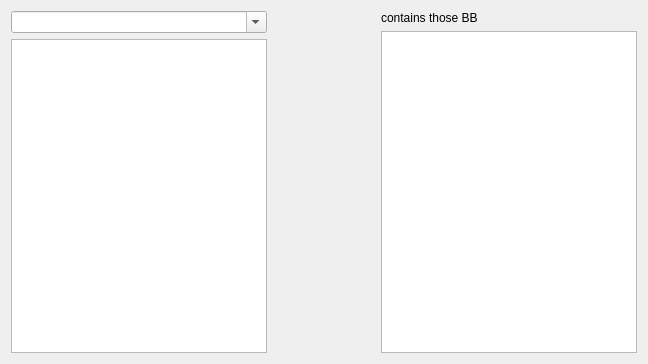
<?xml version="1.0" encoding="UTF-8"?>
<ui version="4.0">
 <class>BuildingBlockMgrDlg</class>
 <widget class="QDialog" name="BuildingBlockMgrDlg">
  <property name="geometry">
   <rect>
    <x>0</x>
    <y>0</y>
    <width>648</width>
    <height>364</height>
   </rect>
  </property>
  <property name="windowTitle">
   <string>Dialog</string>
  </property>
  <layout class="QHBoxLayout" name="horizontalLayout">
   <item>
    <layout class="QVBoxLayout" name="verticalLayout_2">
     <item>
      <widget class="QComboBox" name="comboBuildingBlocks">
       <property name="editable">
        <bool>true</bool>
       </property>
       <property name="insertPolicy">
        <enum>QComboBox::InsertAtCurrent</enum>
       </property>
       <property name="duplicatesEnabled">
        <bool>true</bool>
       </property>
      </widget>
     </item>
     <item>
      <widget class="QTreeView" name="treeCurrentBb"/>
     </item>
    </layout>
   </item>
   <item>
    <spacer name="horizontalSpacer">
     <property name="orientation">
      <enum>Qt::Horizontal</enum>
     </property>
     <property name="sizeHint" stdset="0">
      <size>
       <width>40</width>
       <height>20</height>
      </size>
     </property>
    </spacer>
   </item>
   <item>
    <layout class="QVBoxLayout" name="verticalLayout_3">
     <item>
      <widget class="QLabel" name="label">
       <property name="text">
        <string>contains those BB</string>
       </property>
      </widget>
     </item>
     <item>
      <widget class="QListView" name="listBuildingBlocksChildren"/>
     </item>
    </layout>
   </item>
  </layout>
 </widget>
 <resources/>
 <connections/>
 <slots>
  <slot>updateFilteredBuildingBlocks(QString)</slot>
 </slots>
</ui>
